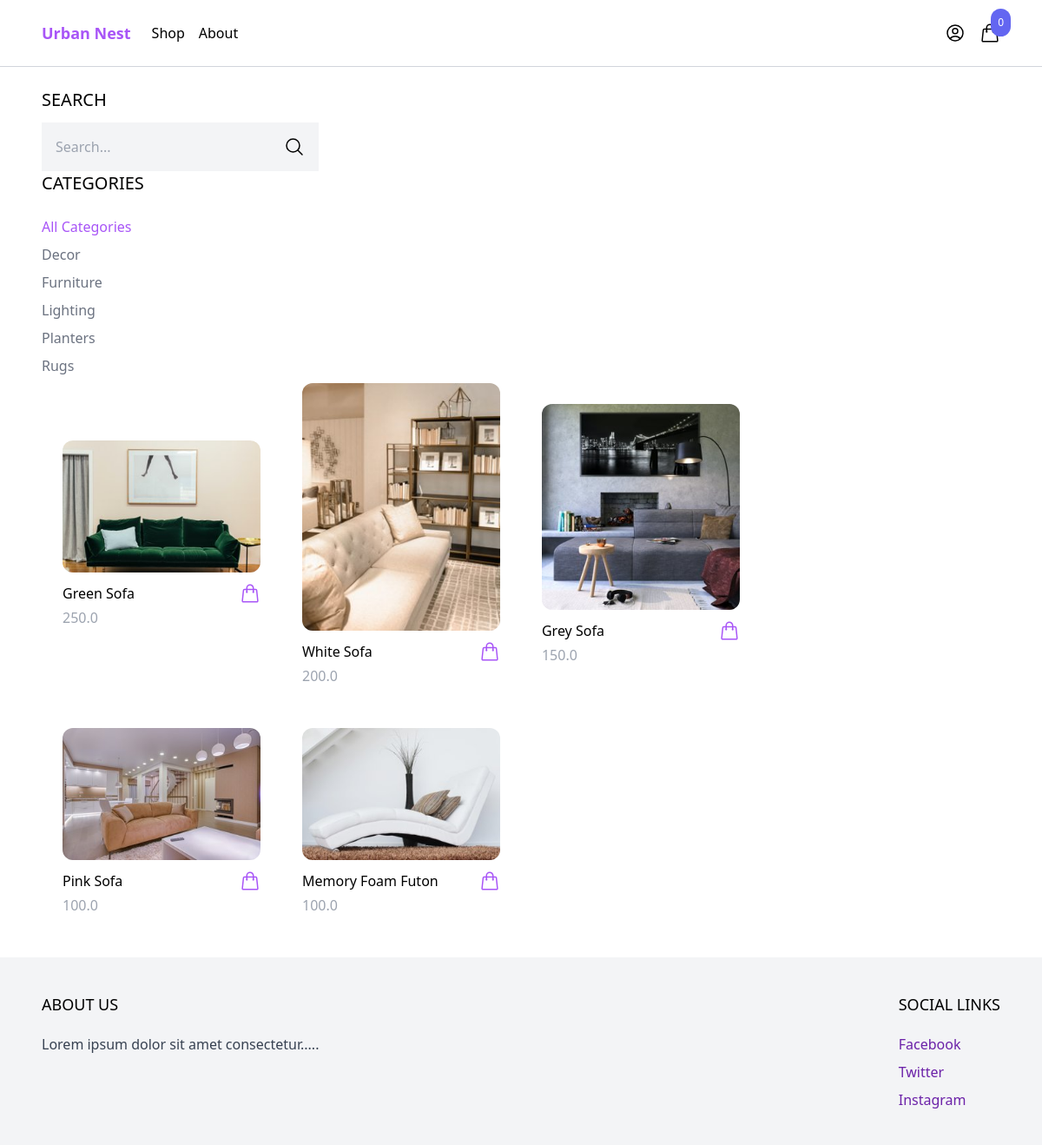
The app's page /shop/ with its own data.
### product/models.py (models this page shows, shortened)
class Category(models.Model):
    name = models.CharField(max_length=255)
    slug = models.SlugField()
    class Meta:
        verbose_name_plural = 'Categories'
        ordering=('name',)

class Product(models.Model):
    category = models.ForeignKey(Category, related_name='products', on_delete=models.CASCADE)
    name = models.CharField(max_length=255)
    slug = models.SlugField()
    description = models.TextField(blank=True, null=True)
    price = models.IntegerField()
    created_at = models.DateTimeField(auto_now_add = True)
    image = models.ImageField(upload_to='uploads/', blank=True, null=True)
    thumbnail = models.ImageField(upload_to='uploads/', blank=True, null=True)
    class Meta:
        ordering = ('-created_at',)
    def get_display_price(self):
        return self.price / 100
    def get_thumbnail(self):
        if self.thumbnail:
            return self.thumbnail.url

### core/views.py (the view)
# urls.py: path('shop/', shop, name='shop'),
def shop(request):
    categories=Category.objects.all()
    products = Product.objects.all()
    active_category = request.GET.get('category','')
    if active_category:
        products = products.filter(category__slug=active_category)
    query = request.GET.get('query','')
    if query:
        products=products.filter(Q(name__icontains=query)|Q(description__icontains=query))
    context={
        'categories':categories,
        'products': products,
        'active_category': active_category
    }
    return render(request,'core/shop.html',context)

### cart/cart.py (called while the page is built)
    def __len__(self):
        return sum(item['quantity'] for item in self.cart.values())

### cart/context_processors.py (called while the page is built)
def cart(request):
    return {'cart': Cart(request)}

### core/templates/core/shop.html (shortened to what this page needs)
{% extends 'core/base.html'%}
{% block content %}
<div class="max-w-6xl mx-auto flex-wrap items-start py-6 px-6 xl:px-0">
    <div class="filters w-full lg:w-1/4">
        <h3 class="mb-3 text-xl uppercase">Search</h3>
         <form method="get" action=".">
            <div class="flex">
                <input type="text" name="query" class="p-4 bg-gray-100 border-0" placeholder="Search...">
                <button class="p-4 bg-gray-100 border-0">
                    <svg xmlns="http://www.w3.org/2000/svg" fill="none" viewBox="0 0 24 24" stroke-width="1.5" stroke="currentColor" class="w-6 h-6">
                        <path stroke-linecap="round" stroke-linejoin="round" d="M21 21l-5.197-5.197m0 0A7.5 7.5 0 105.196 5.196a7.5 7.5 0 0010.607 10.607z" />
                      </svg>
                </button>
            </div>
         </form>
         <h3 class="mb-6 text-xl uppercase">Categories</h3>
         <ul class="space-y-2">
            <li><a href="{% url 'shop'  %}" class="{% if not active_category %}text-purple-500{% else %}text-gray-500{% endif %}">All Categories</a></li>
            {% for category in categories %}
            <li><a href="{% url 'shop' %}?category={{ category.slug }}" class="{% if category.slug == active_category %}text-purple-500{% else %}text-gray-500{% endif %}">{{category.name}}</a></li>
            {% endfor %}
         </ul>
    </div>
    <div class="products w-full lg:w-3/4 -mt-4 flex items-center flex-wrap">
        {% for product in products %}
        {% include 'product/partials/product_list_items.html' %}
        {% endfor %}
    </div>
</div>
{% endblock %}

### core/templates/core/base.html (shortened to what this page needs)
<!DOCTYPE html>
<html lang="en">
<head>
    <script src="https://cdn.tailwindcss.com"></script>
</head>
<body>
    <nav class="border-b border-gray-300">
        <div class="max-w-6xl mx-auto py-2 px-6 xl:px-0 flex items:center justify-between">
            <div class="menu left flex items-center space-x-6">
                <a href="{% url 'frontpage' %}" class="py-4 text-lg text-purple-500 font-semibold">Urban Nest</a>
                <ul class="flex items-center space-x-4">
                    <li><a href="{% url 'shop' %}">Shop</a></li>
                    <li><a href="#">About</a></li>
                </ul>
            </div>
            <div class="menu-right flex items-center space-x-4">
            <a href="{% url 'myaccount' %}">
            </a>
            <div
            hx-get="{% url 'hx_menu_cart' %}"
            hx-trigger="update-menu-cart from:body"
            hx-swap="innerHTML"
            >
         {% include 'cart/partials/menu_cart.html' %}
            </div>
            </div>
        </div>
    </nav>
    <main>
       {% block content %}
       {% endblock %}
    </main>
  <footer class="bg-gray-100">
    <div class="max-w-6xl mx-auto py-10 px-6 xl:px-0 md:flex justify-between">
        <div class ="footer-left mb-12 md:mb-0">
            <h2 class="mb-5 uppercase text-lg">About us</h2>
            <p class="text-gray-700">Lorem ipsum dolor sit amet consectetur.....</p>
        </div>
        <div class="footer-right">
            <h2 class="mb-5 uppercase text-lg">Social Links</h2>
            <ul class="space-y-2">
                <li><a href="#" class="text-purple-500 hover: text-purple-800">Facebook</a></li>
                <li><a href="#" class="text-purple-500 hover: text-purple-800">Twitter</a></li>
                <li><a href="#" class="text-purple-500 hover: text-purple-800">Instagram</a></li>
            </ul>
        </div>
    </div>
  </footer>
</body>
</html>

### cart/templates/cart/partials/menu_cart.html (shortened to what this page needs)
<a href="{% url 'cart' %}" id="menu-cart-button" class="relative">
      <span class="p-2 absolute -top-4 -right-3 bg-indigo-500 text-white text-xs rounded-full">{{cart| length}}</span>
</a>

### product/templates/product/partials/product_list_items.html (shortened to what this page needs)
<div class="w-full md:w-1/3 xl:w-1/4 p-6">
    <a href="{% url 'product' product.slug %}">
        <img class="w-full rounded-xl hover:shadow-lg" src="{{product.get_thumbnail}}">
    </a>
    <div class="pt-3 flex items-center justify-between">
        <a href="{% url 'product' product.slug %}">{{product.name}}</a>
        <a
        href="#"
        hx-get="{% url 'add_to_cart' product.id %}"
        hx-target="#menu-cart-button"
        hx-swap="outerHTML"
        class="text-purple-500 hover:text-purple-800"
        >
        </a>
    </div>
    <p class="pt-1 text-gray-400">{{product.get_display_price}}</p>
</div>

### records on screen
Category: name "Decor"
Category: name "Furniture"
Category: name "Lighting"
Category: name "Planters"
Category: name "Rugs"
Product: get_thumbnail (picture), name "Green Sofa", get_display_price "250.0"
Product: get_thumbnail (picture), name "White Sofa", get_display_price "200.0"
Product: get_thumbnail (picture), name "Grey Sofa", get_display_price "150.0"
Product: get_thumbnail (picture), name "Pink Sofa", get_display_price "100.0"
Product: get_thumbnail (picture), name "Memory Foam Futon", get_display_price "100.0"

### other values on screen
{{ cart| length }} "0"
